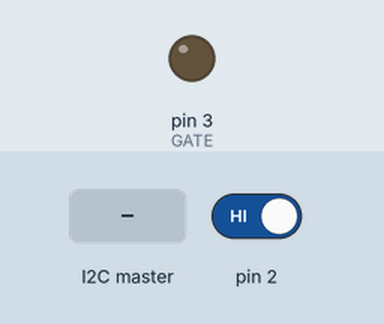
The sketch below on a simulated Arduino Uno, built with avr-gcc and run on an emulated ATmega328P. Parts: output pins drawn as LEDs (lit = HIGH). The inputs (shaded band) are chosen by the test bench; at power-on: pin 2 HIGH. EEPROM starts erased; what the sketch prints to the serial monitor is not drawn.

Above: at 1.2 s.
1.3 s: pin 2 driven LOW
2.8 s: the I2C master sends the byte 1
Timing chart, 0 to 5.8 s (numbered marks = the images above; inputs shaded):
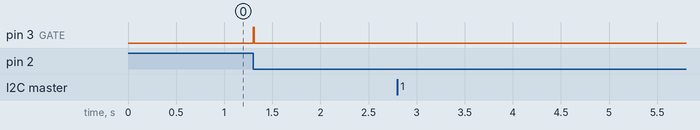

Measured:
- after the input at 1.3 s, pin 3 (GATE): LOW → HIGH at once, → LOW 0.01 s later
- after the input at 2.8 s, every drawn part: stays the same

The sketch:

i2c_1ch_trailing_eeprom_SLAVE.ino
```cpp
//
// ARDUTEX TRAILING EDGE MOSFET I2C AC LED DIMMER FOR 50HZ AND 60HZ AC LINES
//
// FULLY COMPATIBLE WITH ARDUINO PLATFORM
//
// BASED ON ARDUINO UNO BOOTLOADER @ATMEGA328P 16.000MHz
//
// EEPROM firmware. Save latest dimm level and startup with eeprom saved dim level
//
// USB-COM DRIVER CH340G
//
// Dimmer output power levels from 0 to 255. 0 - off, 255 full output power.
//
// Available for sale here - https://www.tindie.com/stores/bugrovs2012/
//
// More information - krida.electronics@gmail.com
//


#include <Wire.h>
#include <TimerOne.h>
#include <EEPROM.h>

#define ADDRESS 0x10  // Slave I2C address. Can be changeable!
#define GATE 3        // PORD.3 | D3
#define FREQ 10000    // for 50HZ - 10000, for 60HZ - 8330

unsigned char NewEvent;
unsigned long int inByte, timer;

void setup() {

  pinMode(GATE, OUTPUT);
  Wire.begin(ADDRESS);
  Wire.onReceive(receiveEvent);
  attachInterrupt(0, Zero_Cross_interrupt, FALLING);    // zero-cross external interupt on INT0 | D2
  Timer1.attachInterrupt( timerIsr );
  inByte=EEPROM.read(0);
  timer=(inByte*FREQ)/255;
  Serial.begin(9600);
}

void receiveEvent(int bytes) {
  inByte = Wire.read();         // read one incoming byte from the master I2C device
  NewEvent=1;                   // set new event flag
}

void Zero_Cross_interrupt() {

  digitalWrite(GATE, HIGH);
  Timer1.initialize(timer);
}

void timerIsr() {

  Timer1.stop();
  digitalWrite(GATE, LOW);
}

void loop() {

  if (NewEvent){

    Serial.print("<> Slave received - ");
    Serial.println(inByte);
    EEPROM.write(0, inByte);

    timer=(inByte*FREQ)/255;

    NewEvent=0;                            // reset event flag
  }
}
```
